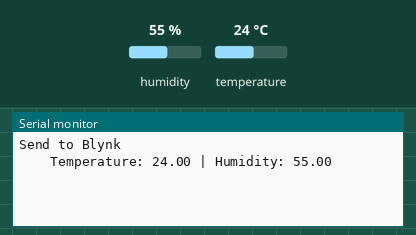
Simulated run of this sketch. Board: ESP8266 (NodeMCU). Shown: the last lines printed to the serial monitor. Inputs (shaded band) come from the test bench; at power-on: humidity 55 %, temperature 24 °C. WiFi joins after 1.5 s; servers stay silent unless stated.

Above: at 3.0 s.
3.1 s: humidity set to 22 %
At 4.4 s:
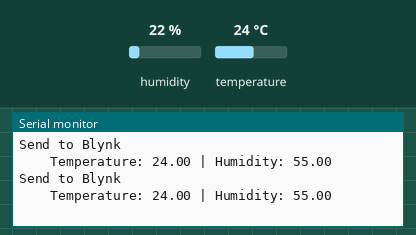
4.6 s: temperature set to 12 °C
At 6.0 s:
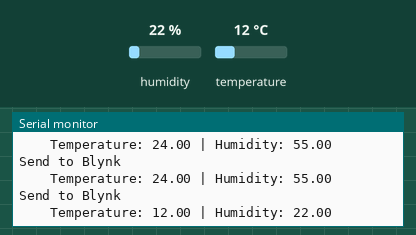
6.1 s: humidity set to 40 %
At 7.2 s:
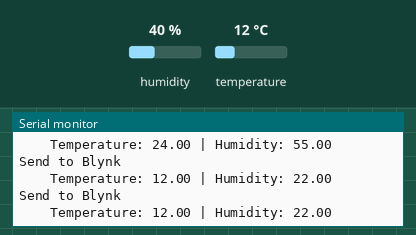
Timing chart, 0 to 9.1 s (numbered marks = the images above; inputs shaded):
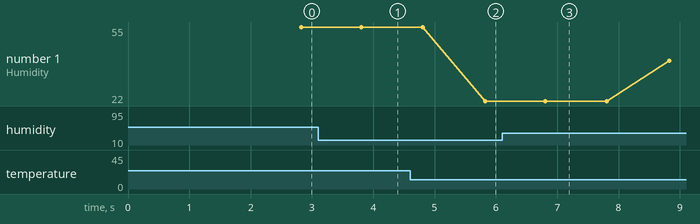

Measured:
- after the input at 4.6 s, the serial monitor: prints a new line after 1.2 s (image 2)
- plotted number 1: 22 → 40 after the input at 6.1 s

The sketch:

lab9-ex8.ino
```cpp
/*******************************************
* Exercise 8: Humidity & Temperature       *
*             Monitoring using DHT11 & 8266*
*             on Blynk app                 *
* Authors: Osiris Roman, Winter Morejon,   *
*          Sergio Hidalgo.                 *
********************************************/

#define BLYNK_PRINT Serial


#include <ESP8266WiFi.h>
#include <BlynkSimpleEsp8266.h>
#include <DHT.h>

// You should get Auth Token in the Blynk App.
// Go to the Project Settings (nut icon).
char auth[] = "45d20ab8456c4950bc46c5bc0d2df1ea";

// Your WiFi credentials.
// Set password to "" for open networks.
char ssid[] = "posi";
char pass[] = "12345678";

#define DHTPIN 2          // What digital pin we're connected to

// Uncomment whatever type you're using!
#define DHTTYPE DHT11     // DHT 11
//#define DHTTYPE DHT22   // DHT 22, AM2302, AM2321
//#define DHTTYPE DHT21   // DHT 21, AM2301

DHT dht(DHTPIN, DHTTYPE, 27);
BlynkTimer timer;

// This function sends Arduino's up time every second to Virtual Pin (5).
// In the app, Widget's reading frequency should be set to PUSH. This means
// that you define how often to send data to Blynk App.
void sendSensor()
{
  float humidity = dht.readHumidity();
  float temperature = dht.readTemperature(); // or dht.readTemperature(true) for Fahrenheit

  if (isnan(humidity) || isnan(temperature)) {
    Serial.print("\nFailed to read from DHT sensor!");
    return;
  } else {
    Serial.print("\nSend to Blynk");
    Serial.print("\n    Temperature: ");
    Serial.print(temperature);
    Serial.print(" | Humidity: ");
    Serial.print(humidity);
  }
  // You can send any value at any time.
  // Please don't send more that 10 values per second.
  Blynk.virtualWrite(V1, humidity);
  Blynk.virtualWrite(V0, temperature);
}

void setup()
{
  // Debug console
  Serial.begin(9600);

  Blynk.begin(auth, ssid, pass);
  // You can also specify server:
  //Blynk.begin(auth, ssid, pass, "blynk-cloud.com", 80);
  //Blynk.begin(auth, ssid, pass, IPAddress(192,168,1,100), 8080);

  dht.begin();

  // Setup a function to be called every second
  timer.setInterval(1000L, sendSensor);
}

void loop()
{
  Blynk.run();
  timer.run();
}
```
